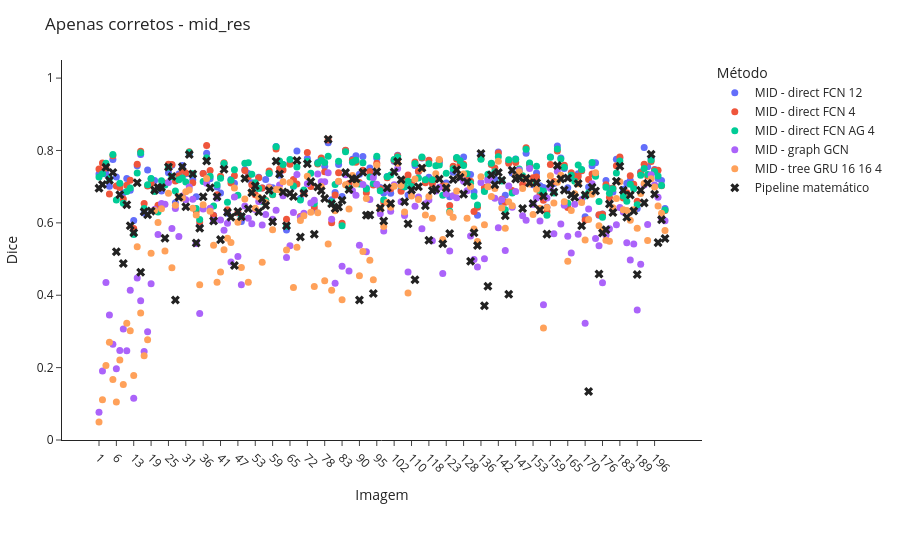
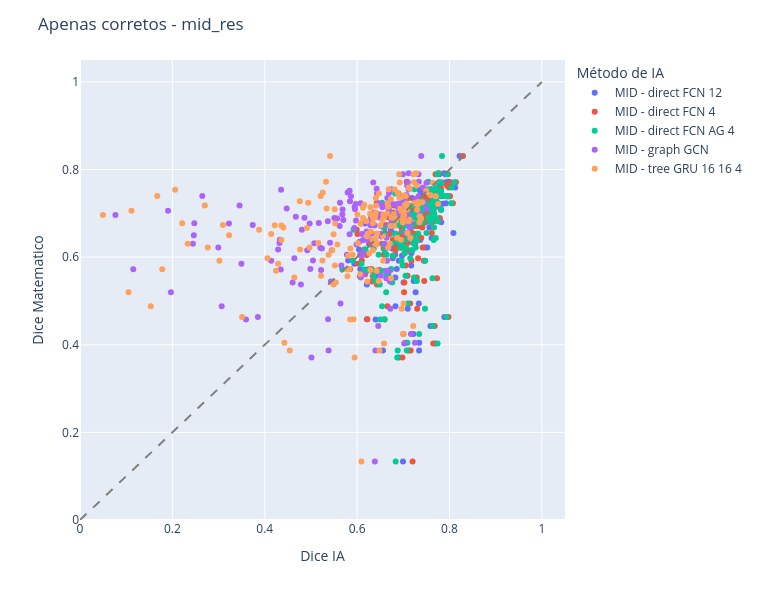

Source (notebook cell) for these figures, in order:
### Markdown cell above
### Apenas corretos

### Code cell
# Apenas corretos - Mid Res
scenario_image_df = cmp.build_ostia_image_comparison_df(correct_ia_df, correct_math_df)
viz.plot_image_dice_scatter_interactive(scenario_image_df, "mid_res", comparison_title="Apenas corretos")
viz.plot_ia_vs_math_scatter_interactive(scenario_image_df, "mid_res", comparison_title="Apenas corretos")

### Figure 1 — Plotly figure (JSON) as saved in the notebook; plotly's stock layout.template omitted (floating-point values rounded to 4 significant figures; data arrays with more than 128 entries replaced by an {"elided": "..."} marker saying what was removed)
{"data": [{"customdata": {"elided": "164x2 mixed values"}, "hovertemplate": "img_id: %{customdata[0]}<br>Dice: %{y:.3f}<br>Metodo: %{customdata[1]}<extra></extra>", "marker": {"color": "#636EFA", "size": 7}, "mode": "markers", "name": "MID - direct FCN 12", "type": "scatter", "x": {"elided": "164 str values"}, "y": {"elided": "164 float values"}}, {"customdata": {"elided": "164x2 mixed values"}, "hovertemplate": "img_id: %{customdata[0]}<br>Dice: %{y:.3f}<br>Metodo: %{customdata[1]}<extra></extra>", "marker": {"color": "#EF553B", "size": 7}, "mode": "markers", "name": "MID - direct FCN 4", "type": "scatter", "x": {"elided": "164 str values"}, "y": {"elided": "164 float values"}}, {"customdata": {"elided": "164x2 mixed values"}, "hovertemplate": "img_id: %{customdata[0]}<br>Dice: %{y:.3f}<br>Metodo: %{customdata[1]}<extra></extra>", "marker": {"color": "#00CC96", "size": 7}, "mode": "markers", "name": "MID - direct FCN AG 4", "type": "scatter", "x": {"elided": "164 str values"}, "y": {"elided": "164 float values"}}, {"customdata": {"elided": "164x2 mixed values"}, "hovertemplate": "img_id: %{customdata[0]}<br>Dice: %{y:.3f}<br>Metodo: %{customdata[1]}<extra></extra>", "marker": {"color": "#AB63FA", "size": 7}, "mode": "markers", "name": "MID - graph GCN", "type": "scatter", "x": {"elided": "164 str values"}, "y": {"elided": "164 float values"}}, {"customdata": {"elided": "164x2 mixed values"}, "hovertemplate": "img_id: %{customdata[0]}<br>Dice: %{y:.3f}<br>Metodo: %{customdata[1]}<extra></extra>", "marker": {"color": "#FFA15A", "size": 7}, "mode": "markers", "name": "MID - tree GRU 16 16 4", "type": "scatter", "x": {"elided": "164 str values"}, "y": {"elided": "164 float values"}}, {"customdata": {"elided": "164x2 mixed values"}, "hovertemplate": "img_id: %{customdata[0]}<br>Dice: %{y:.3f}<br>Metodo: %{customdata[1]}<extra></extra>", "marker": {"color": "#222222", "size": 8, "symbol": "x"}, "mode": "markers", "name": "Pipeline matemático", "type": "scatter", "x": {"elided": "164 str values"}, "y": {"elided": "164 float values"}}], "layout": {"legend": {"title": {"text": "Método"}}, "margin": {"b": 120, "l": 40, "r": 20, "t": 60}, "title": {"text": "Apenas corretos - mid_res"}, "xaxis": {"tickangle": 45, "title": {"text": "Imagem"}}, "yaxis": {"range": [0, 1.05], "title": {"text": "Dice"}}}}

### Figure 2 — Plotly figure (JSON) as saved in the notebook; plotly's stock layout.template omitted (floating-point values rounded to 4 significant figures; data arrays with more than 128 entries replaced by an {"elided": "..."} marker saying what was removed)
{"data": [{"customdata": {"elided": "164x3 mixed values"}, "hovertemplate": "ia_method_label=MID - direct FCN 12<br>ia_dice=%{x}<br>math_dice=%{y}<br>img_id=%{customdata[0]}<br>ia_method=%{customdata[1]}<br>math_method=%{customdata[2]}<extra></extra>", "legendgroup": "MID - direct FCN 12", "marker": {"color": "#636efa", "symbol": "circle"}, "mode": "markers", "name": "MID - direct FCN 12", "orientation": "v", "showlegend": true, "type": "scatter", "x": {"elided": "164 float values"}, "xaxis": "x", "y": {"elided": "164 float values"}, "yaxis": "y"}, {"customdata": {"elided": "164x3 mixed values"}, "hovertemplate": "ia_method_label=MID - direct FCN 4<br>ia_dice=%{x}<br>math_dice=%{y}<br>img_id=%{customdata[0]}<br>ia_method=%{customdata[1]}<br>math_method=%{customdata[2]}<extra></extra>", "legendgroup": "MID - direct FCN 4", "marker": {"color": "#EF553B", "symbol": "circle"}, "mode": "markers", "name": "MID - direct FCN 4", "orientation": "v", "showlegend": true, "type": "scatter", "x": {"elided": "164 float values"}, "xaxis": "x", "y": {"elided": "164 float values"}, "yaxis": "y"}, {"customdata": {"elided": "164x3 mixed values"}, "hovertemplate": "ia_method_label=MID - direct FCN AG 4<br>ia_dice=%{x}<br>math_dice=%{y}<br>img_id=%{customdata[0]}<br>ia_method=%{customdata[1]}<br>math_method=%{customdata[2]}<extra></extra>", "legendgroup": "MID - direct FCN AG 4", "marker": {"color": "#00cc96", "symbol": "circle"}, "mode": "markers", "name": "MID - direct FCN AG 4", "orientation": "v", "showlegend": true, "type": "scatter", "x": {"elided": "164 float values"}, "xaxis": "x", "y": {"elided": "164 float values"}, "yaxis": "y"}, {"customdata": {"elided": "164x3 mixed values"}, "hovertemplate": "ia_method_label=MID - graph GCN<br>ia_dice=%{x}<br>math_dice=%{y}<br>img_id=%{customdata[0]}<br>ia_method=%{customdata[1]}<br>math_method=%{customdata[2]}<extra></extra>", "legendgroup": "MID - graph GCN", "marker": {"color": "#ab63fa", "symbol": "circle"}, "mode": "markers", "name": "MID - graph GCN", "orientation": "v", "showlegend": true, "type": "scatter", "x": {"elided": "164 float values"}, "xaxis": "x", "y": {"elided": "164 float values"}, "yaxis": "y"}, {"customdata": {"elided": "164x3 mixed values"}, "hovertemplate": "ia_method_label=MID - tree GRU 16 16 4<br>ia_dice=%{x}<br>math_dice=%{y}<br>img_id=%{customdata[0]}<br>ia_method=%{customdata[1]}<br>math_method=%{customdata[2]}<extra></extra>", "legendgroup": "MID - tree GRU 16 16 4", "marker": {"color": "#FFA15A", "symbol": "circle"}, "mode": "markers", "name": "MID - tree GRU 16 16 4", "orientation": "v", "showlegend": true, "type": "scatter", "x": {"elided": "164 float values"}, "xaxis": "x", "y": {"elided": "164 float values"}, "yaxis": "y"}], "layout": {"height": 600, "legend": {"title": {"text": "Método de IA"}, "tracegroupgap": 0}, "margin": {"t": 60}, "shapes": [{"line": {"color": "gray", "dash": "dash"}, "type": "line", "x0": 0, "x1": 1, "y0": 0, "y1": 1}], "title": {"text": "Apenas corretos - mid_res"}, "width": 760, "xaxis": {"anchor": "y", "domain": [0, 1], "range": [0, 1.05], "title": {"text": "Dice IA"}}, "yaxis": {"anchor": "x", "domain": [0, 1], "range": [0, 1.05], "title": {"text": "Dice Matematico"}}}}
